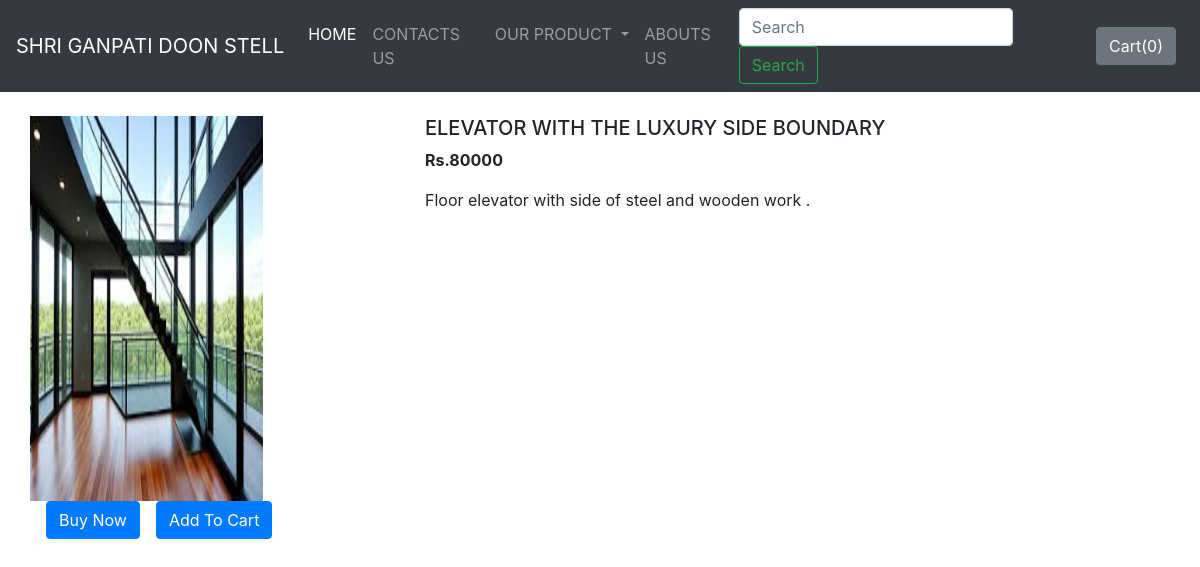
The page /shop/products/10 on the database its author committed.
### shop/models.py (models this page shows, shortened)
class Product(models.Model):
    product_id= models.AutoField
    product_name = models.CharField(max_length= 50)
    category = models.CharField(max_length= 50 , default="")
    subcategory = models.CharField(max_length= 50 , default="")
    price = models.CharField( max_length= 10 , default = 0)
    desc  = models.CharField(max_length= 300)
    pub_date = models.DateField()
    image = models.ImageField(upload_to= "shop/images" , default = "")

### shop/views.py (the view)
# urls.py: path("products/<int:myid>", views.productView, name="ProductView"),
def productView(request, myid):
    product = Product.objects.filter(id=myid)
    return render(request, 'shop/prodView.html', {'product':product[0]})

### shop/templates/shop/prodView.html (shortened to what this page needs)
{% extends 'shop/basic.html' %}
{% block body %}
<div class="container my-4">
    <div class="row">
    <div class="col-md-4">
    <div class="row">
        <img src="/media/{{product.image}}" width="233px" height="385px">
    </div>
        <div class="row">
            <button class="btn btn-primary mx-3">Buy Now</button>
            <button class="btn btn-primary cart" id="product_{{product.product_id }}">Add To Cart</button>
        </div>
    </div>
    <div class="col-md-8">
        <h5>{{product.product_name}}</h5>
        <p><b>Rs.{{product.price}} </b></p>
        <p>{{product.desc}}</p>
    </div>
    </div>
</div>
{% endblock %}

### rows shown on the page
Product: image (picture), product_name "ELEVATOR WITH THE LUXURY SIDE BOUNDARY", price "80000", desc "Floor elevator with side of steel and wooden work ."
